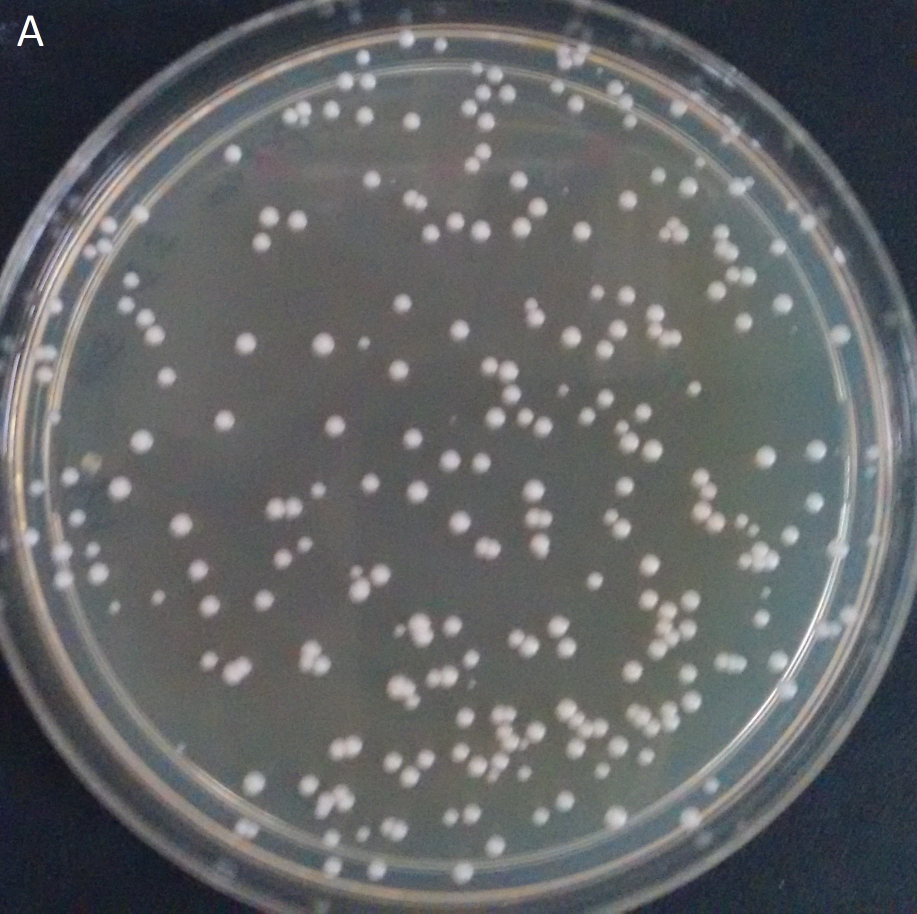
#> input picture images/set1/A_241.jpg, 1833 x 1827 px (shown at 1/2 size)
$ python coins.py
#> lines starting #> are read from the running program, lines starting #| are printed output that depends on the picture; after the words box and inside, x2 and y2 are one past the last pixel; in counts of white or black regions, pixels touching at a corner belong together
### helpers.py
import cv2

""" Display an image """
def imshow(img1, message):
    screen_res = 800, 600
    scale_width = screen_res[0] / img1.shape[1]
    scale_height = screen_res[1] / img1.shape[0]
    scale = min(scale_width, scale_height)
    window_width = int(img1.shape[1] * scale)
    window_height = int(img1.shape[0] * scale)
    cv2.namedWindow(message, cv2.WINDOW_NORMAL)
    cv2.resizeWindow(message, window_width, window_height)
    cv2.imshow(message,img1)
    cv2.waitKey(0)
    cv2.destroyAllWindows()

""" Fix image width and resize height accrdingly """
# [5 lines left out: function scaled_resize, not called in this run]

""" Percentage difference between two values """
def perc_diff(original, new):
    return abs(float(original - new)/float(original))

### coins.py
import numpy as np
import cv2
from matplotlib import pyplot as plt
from helpers import imshow

img = cv2.imread('images/set1/A_241.jpg')
#> img is the input picture: shape (1827, 1833, 3); mean B, G, R 101.4, 100, 98
gray = cv2.cvtColor(img,cv2.COLOR_BGR2GRAY)
ret, thresh = cv2.threshold(gray,0,255,cv2.THRESH_BINARY_INV+cv2.THRESH_OTSU)
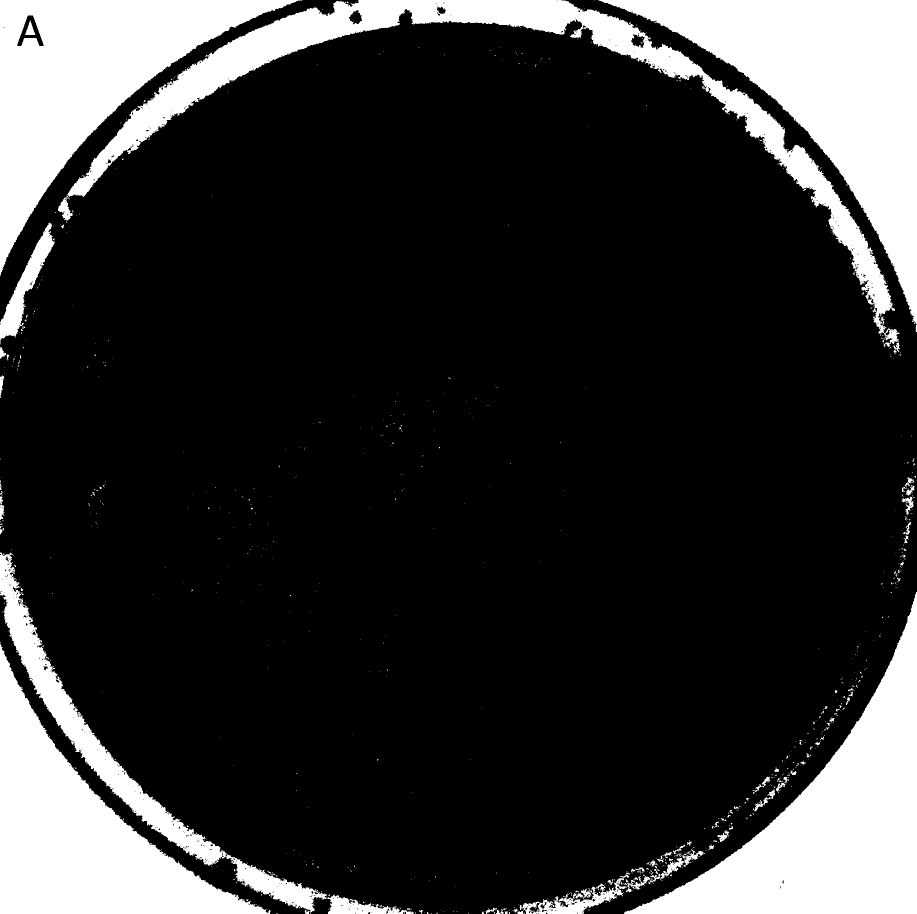
#> thresh: shape (1827, 1833) (shown at 1/2 size); 19.5% white; 826 white regions (745 under 20 px), largest, box (x1, y1, x2, y2) and area: (1197, 0, 1833, 649) 138356, (1248, 1184, 1833, 1827) 129075, (0, 0, 605, 552) 115409
#> ret = 79

# noise removal
kernel = np.ones((3,3),np.uint8)
opening = cv2.morphologyEx(thresh,cv2.MORPH_OPEN,kernel, iterations = 2)
#> opening: shape (1827, 1833); 19% white; 67 white regions (1 under 20 px), largest, box (x1, y1, x2, y2) and area: (1203, 0, 1833, 644) 138128, (1249, 1189, 1833, 1827) 129023, (0, 0, 593, 545) 115326

# sure background area
sure_bg = cv2.dilate(opening,kernel,iterations=3)
#> sure_bg: shape (1827, 1833); 20.5% white; 35 white regions, largest, box (x1, y1, x2, y2) and area: (1200, 0, 1833, 647) 141968, (1246, 1186, 1833, 1827) 132717, (0, 0, 596, 548) 120062

# Finding sure foreground area
dist_transform = cv2.distanceTransform(opening,cv2.DIST_L2,5)
ret, sure_fg = cv2.threshold(dist_transform,0.7*dist_transform.max(),255,0)
#> sure_fg: shape (1827, 1833) float32; 0.59% white; 3 white regions, box (x1, y1, x2, y2) and area: (1681, 0, 1833, 155) 10965, (0, 1733, 96, 1827) 4357, (1791, 1684, 1833, 1827) 4299
#> ret = 235.3

# Finding unknown region
sure_fg = np.uint8(sure_fg)
unknown = cv2.subtract(sure_bg,sure_fg)
#> unknown: shape (1827, 1833); 19.9% white; 35 white regions, largest, box (x1, y1, x2, y2) and area: (1200, 0, 1833, 647) 131003, (1246, 1186, 1833, 1827) 128418, (0, 0, 596, 548) 120062

# Marker labelling
ret, markers = cv2.connectedComponents(sure_fg)
#> markers: shape (1827, 1833) int32; 4 distinct labels, from 0 to 3
#> ret = 4

# Add one to all labels so that sure background is not 0, but 1
markers = markers+1
#> markers: shape (1827, 1833) int32; 4 distinct labels, from 1 to 4

# Now, mark the region of unknown with zero
markers[unknown==255] = 0
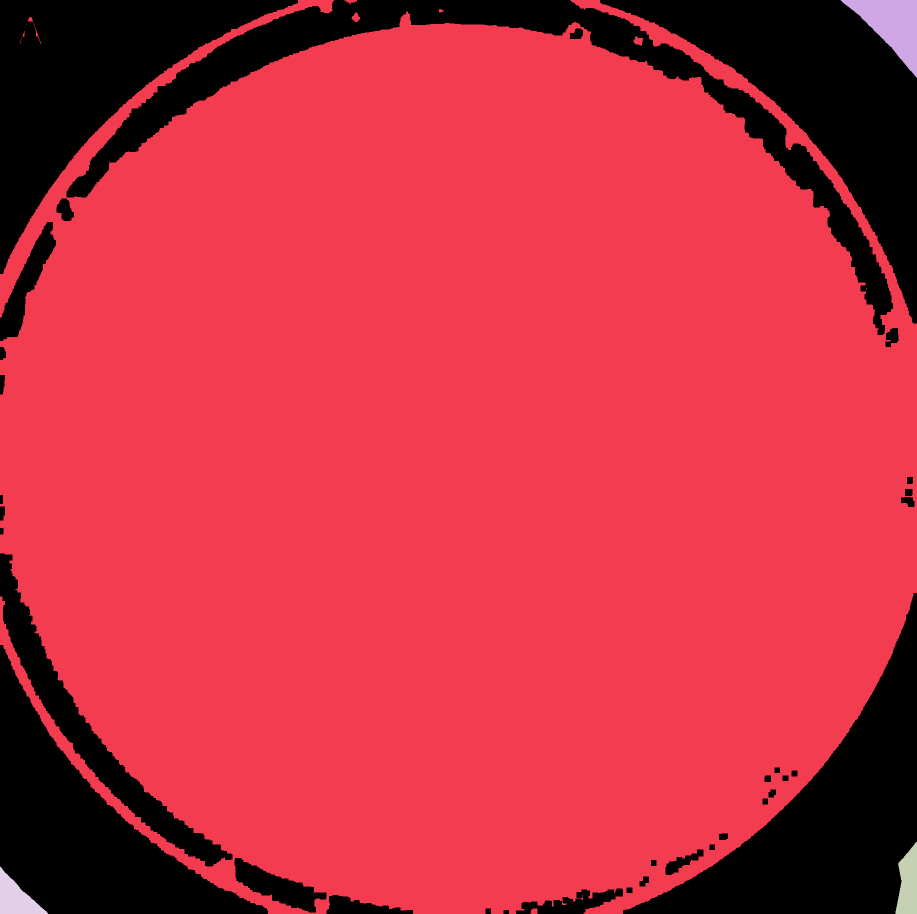
#> markers: shape (1827, 1833) int32 (shown at 1/2 size); 5 distinct labels, from 0 to 4; one colour per label, 0 black

markers = cv2.watershed(img,markers)
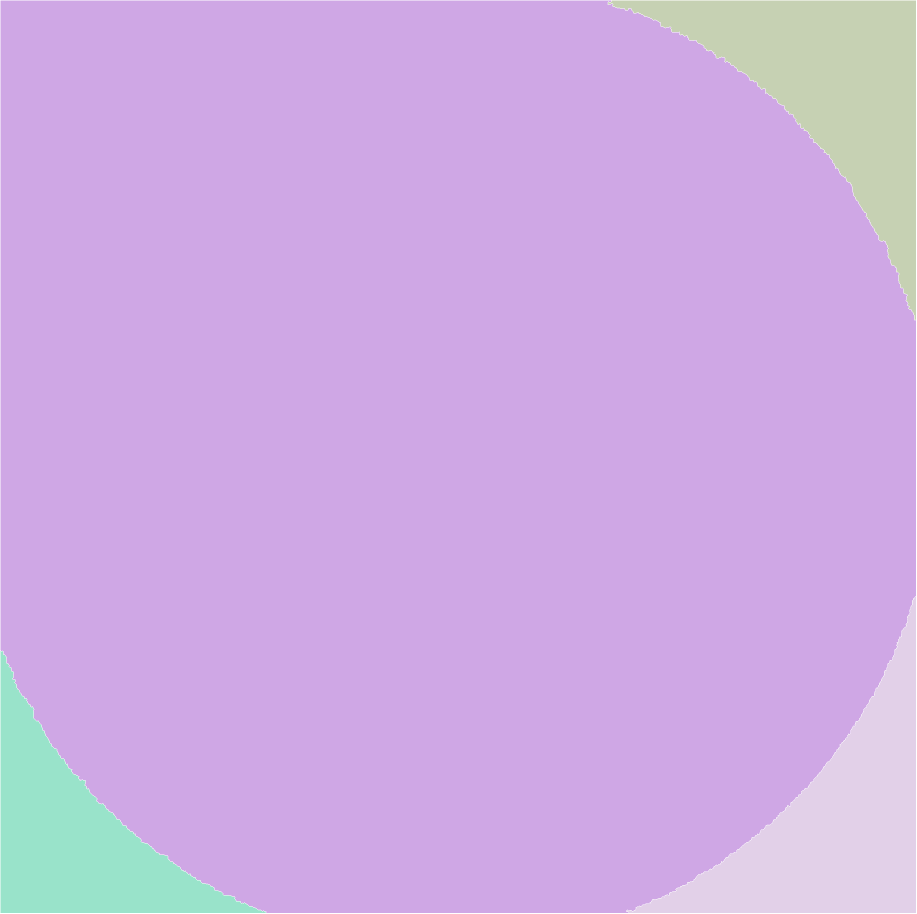
#> markers: shape (1827, 1833) int32 (shown at 1/2 size); 5 distinct labels, from -1 to 4; one colour per label, 0 black, -1 white
#import pdb; pdb.set_trace()
thresh[markers == -1] = 255
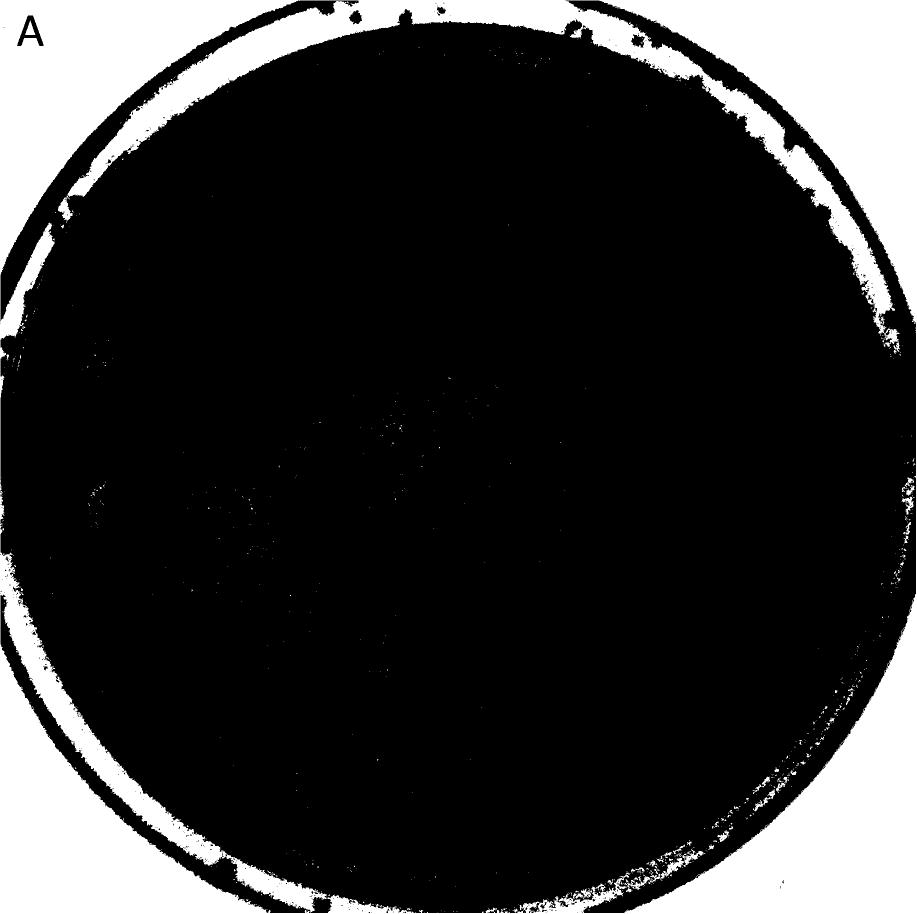
#> thresh: shape (1827, 1833) (shown at 1/2 size); 19.5% white; 786 white regions (725 under 20 px), largest, box (x1, y1, x2, y2) and area: (0, 0, 1833, 1827) 645471, (1300, 1716, 1368, 1766) 780, (1767, 657, 1800, 704) 681

imshow(thresh, 'yoyo')

$ run again, with images/set1/B_170.jpg copied over images/set1/A_241.jpg
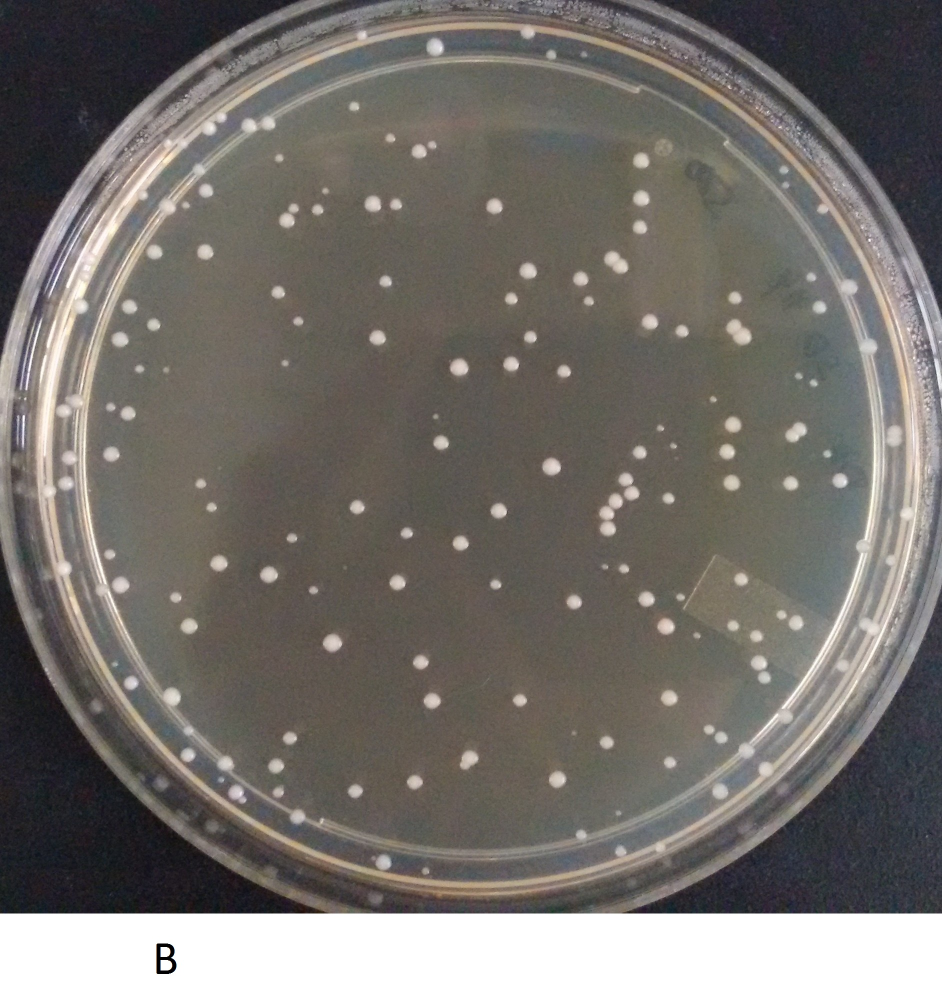
#> input picture images/set1/B_170.jpg, 1884 x 2000 px (shown at 1/2 size)
#> img is the input picture: shape (2000, 1884, 3); mean B, G, R 108.1, 112.6, 116.7
#> `ret, thresh = cv2.threshold(gray,0,255,cv2.THRESH_BINARY_INV+cv2.THRES..`: ret = 158
#> opening: shape (2000, 1884); 83.6% white; 502 black regions (281 under 20 px), largest, box (x1, y1, x2, y2) and area: (0, 1827, 1884, 2000) 323793, (70, 45, 1879, 1775) 170076, (1392, 519, 1805, 1580) 28826
#> sure_bg: shape (2000, 1884); 87.2% white; 266 black regions (116 under 20 px), largest, box (x1, y1, x2, y2) and area: (0, 1830, 1884, 2000) 317471, (75, 49, 1020, 1612) 53182, (833, 368, 1875, 1772) 44723
#> `ret, sure_fg = cv2.threshold(dist_transform,0.7*dist_transform.max(),2..`:
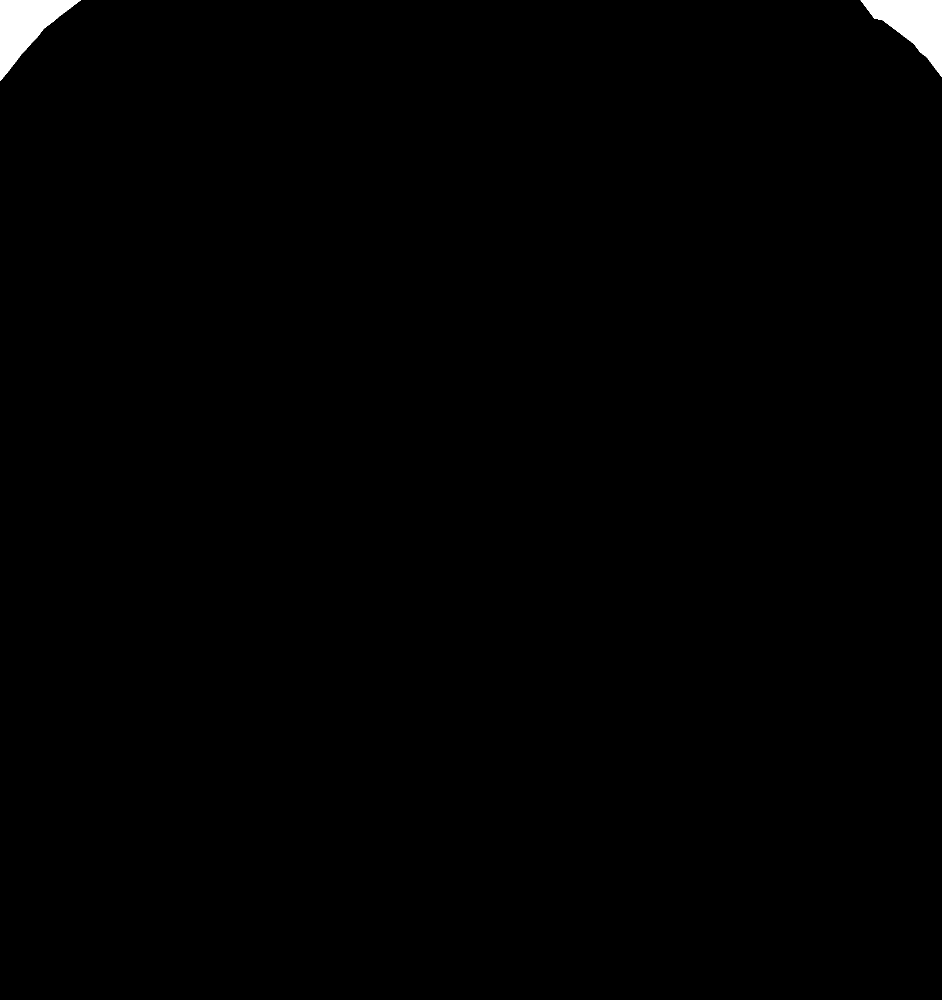
#> sure_fg: shape (2000, 1884) float32 (shown at 1/2 size); 0.63% white; 2 white regions, box (x1, y1, x2, y2) and area: (1721, 0, 1884, 154) 11948, (0, 0, 162, 162) 11764
#> `ret, sure_fg = cv2.threshold(dist_transform,0.7*dist_transform.max(),2..`: ret = 242.1
#> `ret, markers = cv2.connectedComponents(sure_fg)`: ret = 3
#> `thresh[markers == -1] = 255`:
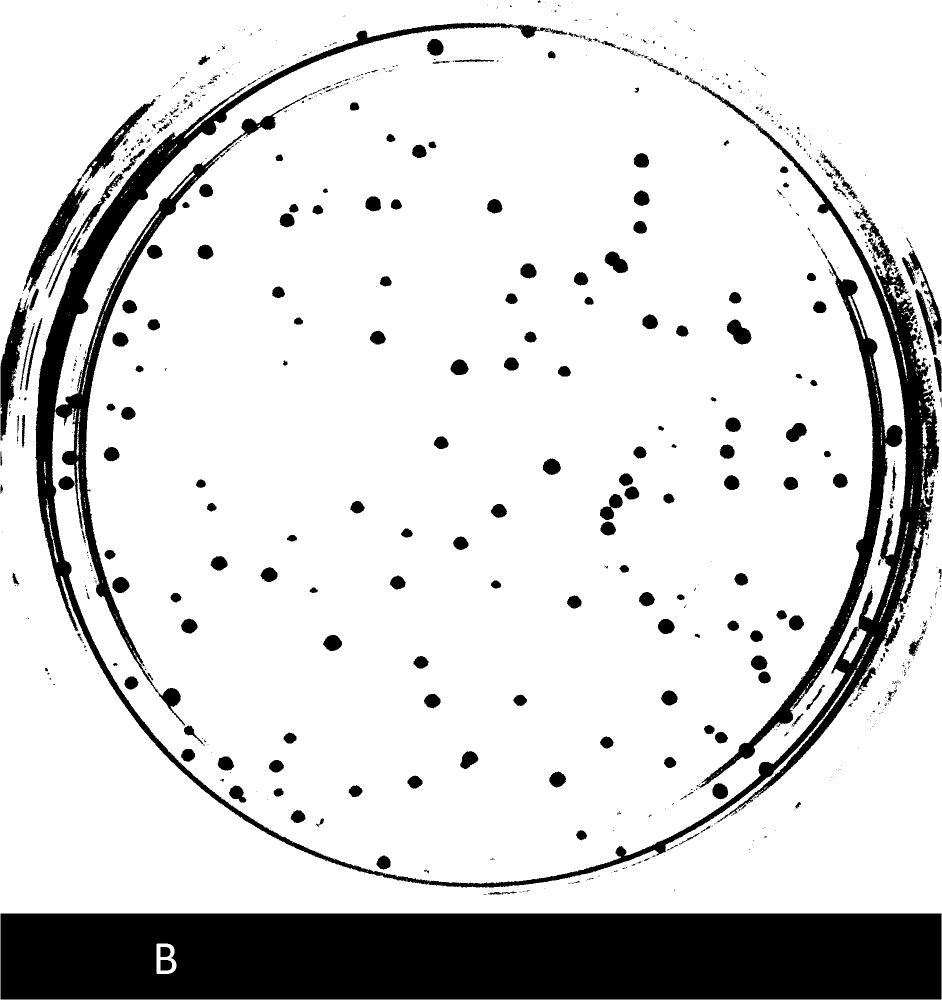
#> thresh: shape (2000, 1884) (shown at 1/2 size); 84.1% white; 934 black regions (660 under 20 px), largest, box (x1, y1, x2, y2) and area: (1, 1827, 1883, 1999) 321565, (70, 45, 1878, 1775) 148640, (1393, 519, 1805, 1576) 27538
